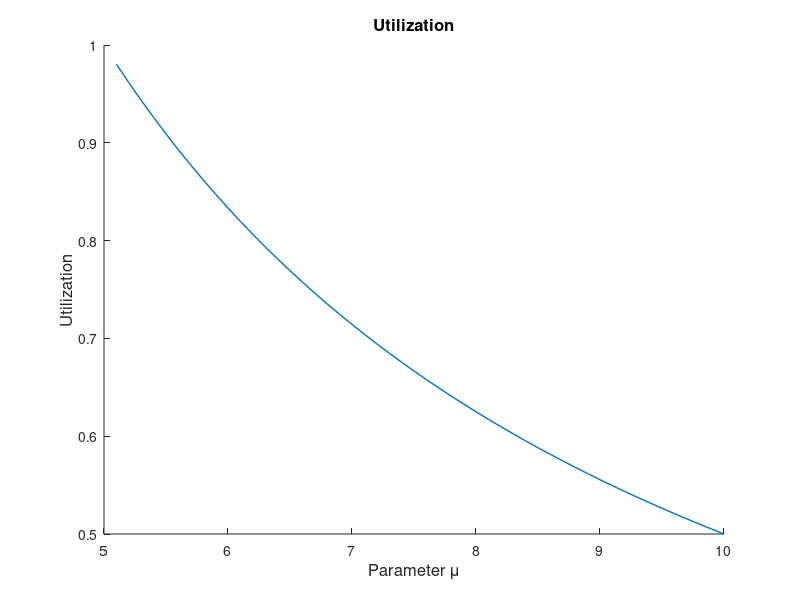
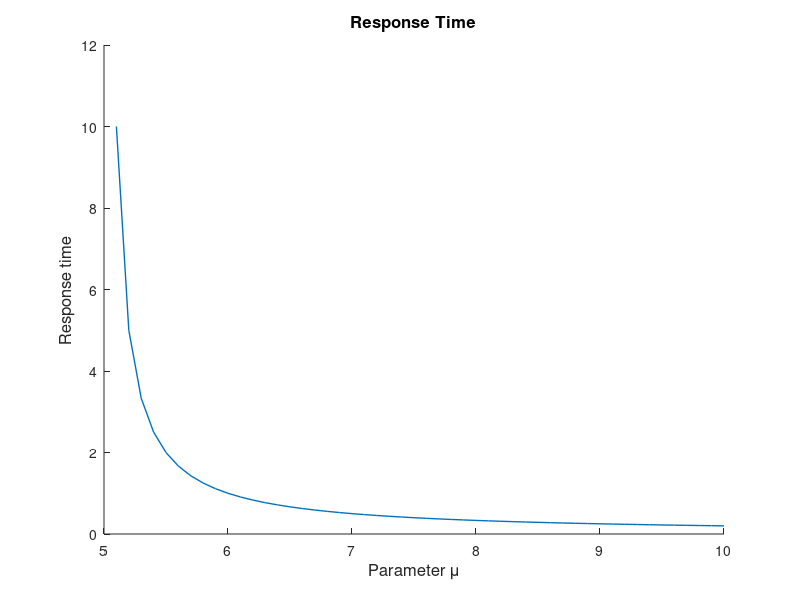
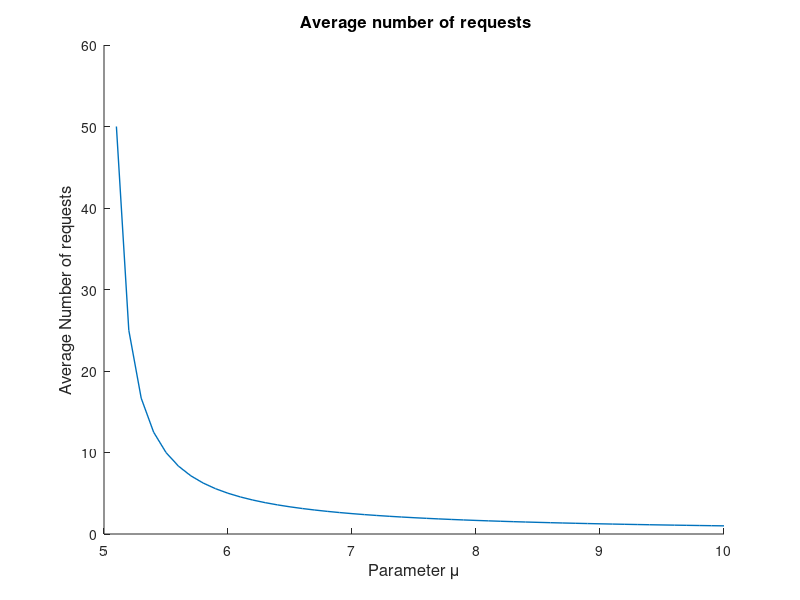
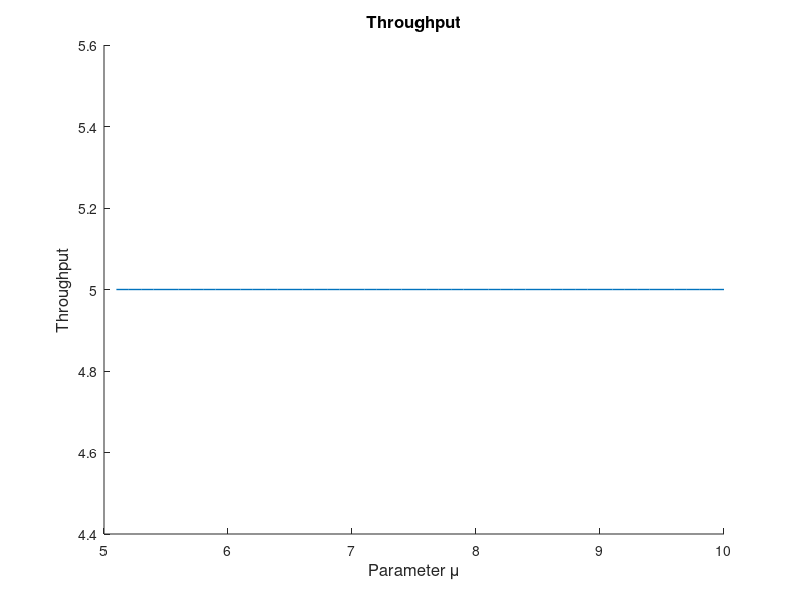

Reproduce these figures in MATLAB, in order.
pkg load statistics
pkg load queueing

clc;
clear all;
close all;

lambda = 5
U=[0,50]; #utiliaztion 
R=[0,50]; #server responce time
Q=[0,50]; #average number of requests
X=[0,50]; #server throughput

mu = [5.1:0.1:10];
display(mu)
for i=1:columns(mu)
    [U(i),R(i),Q(i),X(i)] = qsmm1(lambda, mu(i));
endfor
# Utiliaztion
figure(1);
hold on;
plot(mu,U,"linewidth", 1);
title("Utilization","fontsize",12);
xlabel("Parameter \\mu","fontsize",12);
ylabel("Utilization","fontsize",12);
#saveas (1, "figures/figure1.png")
hold off;
# Server responce time
figure(2);
hold on;
plot(mu,R,"linewidth", 1);
title("Response Time","fontsize",12);
xlabel("Parameter \\mu","fontsize",12);
ylabel("Response time","fontsize",12);
#saveas (2, "figures/figure2.png")
hold off;
# Average number of requests
figure(3);
hold on;
plot(mu,Q,"linewidth", 1);
title(" Average number of requests","fontsize",12);
xlabel("Parameter \\mu","fontsize",12);
ylabel("Average Number of requests","fontsize",12);
#saveas (3, "figures/figure3.png")
hold off;
# Server throughput
figure(4);
hold on;
plot(mu,X,"linewidth", 1);
title("Throughput","fontsize",12);
xlabel("Parameter \\mu","fontsize",12);
ylabel("Throughput","fontsize",12);
#saveas (4, "figures/figure4.png")
hold off;
